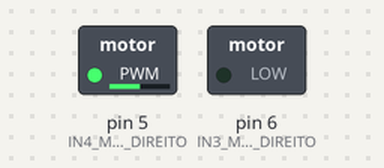
The sketch below on a simulated Arduino Nano, built with avr-gcc and run on an emulated ATmega328P. Parts: switched loads named in the sketch (green lamp = pin HIGH). Pins used as bus, display or sensor lines are not drawn.

Above: at 0.1 s.
Timing chart, 0 to 1.6 s (numbered marks = the images above):
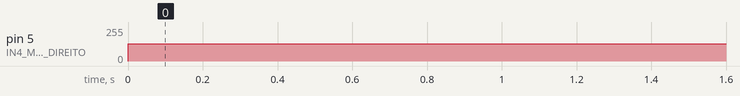

The sketch:

mover-motores-DC.ino
```cpp
// variáveis
#define trig 10
#define echo 9

/*
 * Arduino Nano + L298N
 * 2 motores DC
 */

// Motor esquerdo
const int IN1_MOTOR_ESQUERDO = 10;
const int IN2_MOTOR_ESQUERDO = 9;

// Motor direito
const int IN3_MOTOR_DIREITO = 6;
const int IN4_MOTOR_DIREITO = 5;

// Variáveis e Configurações
const int PWM_max = 255;
const int PWM_50 = 128;
const unsigned long TEMPO_ESPERA = 5000; // 5 segundos


void setup()
{
    Serial.begin(9600);

    // Configurando os pinos digitais
    pinMode(trig, OUTPUT);
    pinMode(echo, INPUT);

    pinMode(IN1_MOTOR_ESQUERDO, OUTPUT);
    pinMode(IN2_MOTOR_ESQUERDO, OUTPUT);

    pinMode(IN3_MOTOR_DIREITO, OUTPUT);
    pinMode(IN4_MOTOR_DIREITO, OUTPUT);

    // Começa parado
    pararMotores();
}

void configSensorUltraSonico()
{
    long duracao;
    float distancia;

    // Gerando o pulso da Onda Digital do sensor ultrasonico
    digitalWrite(trig, HIGH);
    delayMicroseconds(10);
    digitalWrite(trig, LOW);

    // medindo o tempo de retorno
    duracao = pulseIn(echo, HIGH);

    // calcula a distancia em cm
    float vel_som = 0.0343;
    distancia = duracao * vel_som / 2;

    if (distancia <= 20)
    {
        Serial.println("\n\nPERIGO!");
        pararMotores();
        Serial.println("Motor parado!");
    }

    Serial.print("\nDistancia: ");
    Serial.print(distancia);
    Serial.print(" [cm]");
    delay(1000);
}


// ======================================================
// MOTOR ESQUERDO E DIREITO - FRENTE
// ======================================================
void moverFrente()
{
    digitalWrite(IN1_MOTOR_ESQUERDO, HIGH);
    digitalWrite(IN2_MOTOR_ESQUERDO, LOW);

    digitalWrite(IN3_MOTOR_DIREITO, LOW);
    digitalWrite(IN4_MOTOR_DIREITO, HIGH);
}

// MOTORES - RÉ

void moverRe()
{
    digitalWrite(IN1_MOTOR_ESQUERDO, LOW);
    digitalWrite(IN2_MOTOR_ESQUERDO, HIGH);

    digitalWrite(IN3_MOTOR_DIREITO, HIGH);
    digitalWrite(IN4_MOTOR_DIREITO, LOW);
}

void pararMotores()
{
    digitalWrite(IN1_MOTOR_ESQUERDO, LOW);
    digitalWrite(IN2_MOTOR_ESQUERDO, LOW);

    digitalWrite(IN3_MOTOR_DIREITO, LOW);
    digitalWrite(IN4_MOTOR_DIREITO, LOW);
}

void girarSentidoHorario(int valor)
{

    // const int valor = 255 / 2; // entrada analogica variando entre 0 e 255
    // 0
    // 120

    // Motor esquerdo → frente
    analogWrite(IN1_MOTOR_ESQUERDO, 0);
    analogWrite(IN2_MOTOR_ESQUERDO, valor);

    // Motor direito → ré
    analogWrite(IN3_MOTOR_DIREITO, 0);
    analogWrite(IN4_MOTOR_DIREITO, valor);
}


void missaoDriverEMotores()
{
    // 1. ANDAR PARA FRENTE - POTÊNCIA MÁXIMA
    moverFrente();
    delay(TEMPO_ESPERA);

    // 2. Parar e esperar 5 segundos
    pararMotores();
    delay(TEMPO_ESPERA);

    // 3. RÉ - POTÊNCIA MÁXIMA
    moverRe();
    delay(TEMPO_ESPERA);

    // 4. Parar e esperar 5 segundos
    pararMotores();
    delay(TEMPO_ESPERA);

    // 5. GIRAR NO SENTIDO HORÁRIO (PWM = 50%)
    girarSentidoHorario(PWM_50);
    delay(TEMPO_ESPERA);

    // 5. GIRAR NO SENTIDO HORÁRIO (PWM = 50%)
    girarSentidoHorario(PWM_50);
    delay(TEMPO_ESPERA);
}

void loop()
{
     girarSentidoHorario(PWM_50);

}
```

Measured:
- by itself, pin 5 (IN4_MOTOR_DIREITO): 0/255 → 128/255 at 0.00 s
